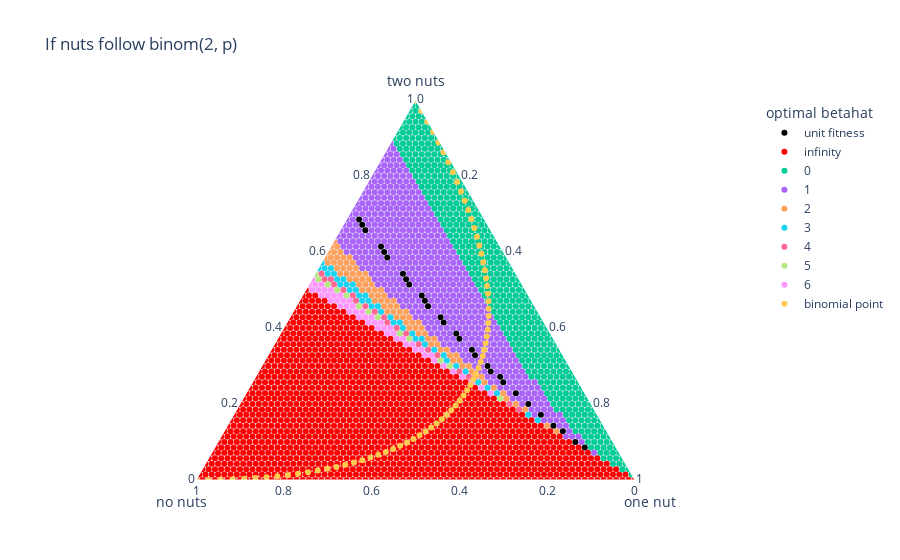

Notebook code for this chart:
### Code cell
overlaid_binom_fig.show()

### Figure 1 — Plotly figure (JSON) as saved in the notebook; plotly's stock layout.template omitted (floating-point values rounded to 4 significant figures; data arrays with more than 128 entries replaced by an {"elided": "..."} marker saying what was removed)
{"data": [{"a": [48, 27, 26, 20, 21, 36, 37, 38, 7, 9, 42, 41, 46, 12, 10, 24, 23, 43, 6, 14, 29, 33, 16, 32, 19, 34, 18, 30, 47], "b": [20, 15, 15, 13, 13, 18, 18, 18, 6, 7, 19, 19, 20, 9, 8, 14, 14, 19, 5, 10, 16, 17, 11, 17, 12, 17, 12, 16, 20], "c": [2, 28, 29, 37, 36, 16, 15, 14, 57, 54, 9, 10, 4, 49, 52, 32, 33, 8, 59, 46, 25, 20, 43, 21, 39, 19, 40, 24, 3], "hovertemplate": "optimal betahat=unit fitness<br>two nuts=%{a}<br>no nuts=%{b}<br>one nut=%{c}<extra></extra>", "legendgroup": "unit fitness", "marker": {"color": "black", "symbol": "circle"}, "mode": "markers", "name": "unit fitness", "showlegend": true, "subplot": "ternary", "type": "scatterternary"}, {"a": {"elided": "1296 int values"}, "b": {"elided": "1296 int values"}, "c": {"elided": "1296 int values"}, "hovertemplate": "optimal betahat=infinity<br>two nuts=%{a}<br>no nuts=%{b}<br>one nut=%{c}<extra></extra>", "legendgroup": "infinity", "marker": {"color": "red", "symbol": "circle"}, "mode": "markers", "name": "infinity", "showlegend": true, "subplot": "ternary", "type": "scatterternary"}, {"a": {"elided": "483 int values"}, "b": {"elided": "483 int values"}, "c": {"elided": "483 int values"}, "hovertemplate": "optimal betahat=0<br>two nuts=%{a}<br>no nuts=%{b}<br>one nut=%{c}<extra></extra>", "legendgroup": "0", "marker": {"color": "#00cc96", "symbol": "circle"}, "mode": "markers", "name": "0", "showlegend": true, "subplot": "ternary", "type": "scatterternary"}, {"a": {"elided": "545 int values"}, "b": {"elided": "545 int values"}, "c": {"elided": "545 int values"}, "hovertemplate": "optimal betahat=1<br>two nuts=%{a}<br>no nuts=%{b}<br>one nut=%{c}<extra></extra>", "legendgroup": "1", "marker": {"color": "#ab63fa", "symbol": "circle"}, "mode": "markers", "name": "1", "showlegend": true, "subplot": "ternary", "type": "scatterternary"}, {"a": [38, 39, 40, 42, 41, 17, 43, 42, 41, 40, 31, 38, 33, 41, 35, 37, 36, 35, 31, 31, 30, 39, 34, 40, 38, 32, 33, 34, 30, 43, 44, 19, 35, 36, 10, 37, 38, 32, 33, 34, 35, 29, 18, 33, 32, 31, 30, 29, 28, 37, 39, 28, 36, 21, 27, 26, 25, 39, 24, 25, 26, 9, 15, 16, 37, 27, 20, 19, 42, 41, 40, 28, 29, 38, 40, 23, 24, 23, 22, 14, 13, 41, 21, 22], "b": [26, 26, 26, 26, 25, 14, 27, 27, 26, 25, 23, 25, 25, 27, 25, 26, 26, 26, 24, 21, 21, 25, 25, 27, 27, 24, 24, 24, 23, 26, 26, 15, 24, 24, 9, 24, 24, 23, 23, 23, 23, 21, 15, 22, 22, 22, 22, 22, 22, 27, 27, 21, 25, 16, 20, 20, 20, 28, 19, 19, 19, 8, 13, 13, 25, 21, 16, 16, 28, 28, 28, 20, 20, 28, 29, 17, 18, 18, 18, 12, 11, 29, 17, 17], "c": [6, 5, 4, 2, 4, 39, 0, 1, 3, 5, 16, 7, 12, 2, 10, 7, 8, 9, 15, 18, 19, 6, 11, 3, 5, 14, 13, 12, 17, 1, 0, 36, 11, 10, 51, 9, 8, 15, 14, 13, 12, 20, 37, 15, 16, 17, 18, 19, 20, 6, 4, 21, 9, 33, 23, 24, 25, 3, 27, 26, 25, 53, 42, 41, 8, 22, 34, 35, 0, 1, 2, 22, 21, 4, 1, 30, 28, 29, 30, 44, 46, 0, 32, 31], "hovertemplate": "optimal betahat=2<br>two nuts=%{a}<br>no nuts=%{b}<br>one nut=%{c}<extra></extra>", "legendgroup": "2", "marker": {"color": "#FFA15A", "symbol": "circle"}, "mode": "markers", "name": "2", "showlegend": true, "subplot": "ternary", "type": "scatterternary"}, {"a": [20, 29, 29, 31, 39, 32, 28, 18, 38, 17, 11, 16, 37, 36, 23, 22, 34, 33, 21, 30, 39, 32, 26, 36, 34, 35, 36, 37, 24, 26, 12, 33, 27, 35, 25, 39, 40, 38], "b": [17, 23, 24, 25, 31, 25, 23, 16, 29, 15, 10, 14, 29, 29, 19, 19, 26, 26, 18, 24, 29, 26, 21, 28, 27, 27, 27, 28, 20, 22, 11, 27, 22, 28, 21, 30, 30, 30], "c": [33, 18, 17, 14, 0, 13, 19, 36, 3, 38, 49, 40, 4, 5, 28, 29, 10, 11, 31, 16, 2, 12, 23, 6, 9, 8, 7, 5, 26, 22, 47, 10, 21, 7, 24, 1, 0, 2], "hovertemplate": "optimal betahat=3<br>two nuts=%{a}<br>no nuts=%{b}<br>one nut=%{c}<extra></extra>", "legendgroup": "3", "marker": {"color": "#19d3f3", "symbol": "circle"}, "mode": "markers", "name": "3", "showlegend": true, "subplot": "ternary", "type": "scatterternary"}, {"a": [37, 24, 13, 30, 29, 28, 19, 20, 35, 36, 31, 32, 23, 34, 33, 14, 25, 37, 38, 27], "b": [30, 21, 12, 25, 25, 24, 17, 18, 29, 30, 26, 27, 20, 28, 28, 13, 22, 31, 31, 23], "c": [3, 25, 45, 15, 16, 18, 34, 32, 6, 4, 13, 11, 27, 8, 9, 43, 23, 2, 1, 20], "hovertemplate": "optimal betahat=4<br>two nuts=%{a}<br>no nuts=%{b}<br>one nut=%{c}<extra></extra>", "legendgroup": "4", "marker": {"color": "#FF6692", "symbol": "circle"}, "mode": "markers", "name": "4", "showlegend": true, "subplot": "ternary", "type": "scatterternary"}, {"a": [37, 30, 22, 32, 27, 21, 26, 34, 31, 15, 36, 38, 35], "b": [32, 26, 20, 28, 24, 19, 23, 29, 27, 14, 31, 32, 30], "c": [1, 14, 28, 10, 19, 30, 21, 7, 12, 41, 3, 0, 5], "hovertemplate": "optimal betahat=5<br>two nuts=%{a}<br>no nuts=%{b}<br>one nut=%{c}<extra></extra>", "legendgroup": "5", "marker": {"color": "#B6E880", "symbol": "circle"}, "mode": "markers", "name": "5", "showlegend": true, "subplot": "ternary", "type": "scatterternary"}, {"a": [33, 32, 30, 31, 30, 16, 31, 19, 17, 26, 27, 28, 31, 32, 22, 23, 33, 34, 36, 18, 36, 35, 34, 33, 32, 30, 29, 28, 29, 21, 20, 34, 35, 36, 23, 24, 29, 28, 27, 25, 26, 33, 37, 25, 34, 35, 24, 35], "b": [29, 29, 28, 29, 29, 15, 28, 18, 16, 25, 25, 25, 30, 30, 21, 21, 30, 30, 34, 17, 32, 31, 31, 31, 31, 27, 27, 27, 28, 20, 19, 33, 33, 33, 22, 22, 26, 26, 26, 24, 24, 32, 33, 23, 32, 32, 23, 34], "c": [8, 9, 12, 10, 11, 39, 11, 33, 37, 19, 18, 17, 9, 8, 27, 26, 7, 6, 0, 35, 2, 4, 5, 6, 7, 13, 14, 15, 13, 29, 31, 3, 2, 1, 25, 24, 15, 16, 17, 21, 20, 5, 0, 22, 4, 3, 23, 1], "hovertemplate": "optimal betahat=6<br>two nuts=%{a}<br>no nuts=%{b}<br>one nut=%{c}<extra></extra>", "legendgroup": "6", "marker": {"color": "#FF97FF", "symbol": "circle"}, "mode": "markers", "name": "6", "showlegend": true, "subplot": "ternary", "type": "scatterternary"}, {"a": [0, 0.0002041, 0.0008163, 0.001837, 0.003265, 0.005102, 0.007347, 0.01, 0.01306, 0.01653, 0.02041, 0.02469, 0.02939, 0.03449, 0.04, 0.04592, 0.05224, 0.05898, 0.06612, 0.07367, 0.08163, 0.09, 0.09878, 0.108, 0.1176, 0.1276, 0.138, 0.1488, 0.16, 0.1716, 0.1837, 0.1961, 0.209, 0.2222, 0.2359, 0.25, 0.2645, 0.2794, 0.2947, 0.3104, 0.3265, 0.3431, 0.36, 0.3773, 0.3951, 0.4133, 0.4318, 0.4508, 0.4702, 0.49, 0.5102, 0.5308, 0.5518, 0.5733, 0.5951, 0.6173, 0.64, 0.6631, 0.6865, 0.7104, 0.7347, 0.7594, 0.7845, 0.81, 0.8359, 0.8622, 0.889, 0.9161, 0.9437, 0.9716, 1], "b": [1, 0.9716, 0.9437, 0.9161, 0.889, 0.8622, 0.8359, 0.81, 0.7845, 0.7594, 0.7347, 0.7104, 0.6865, 0.6631, 0.64, 0.6173, 0.5951, 0.5733, 0.5518, 0.5308, 0.5102, 0.49, 0.4702, 0.4508, 0.4318, 0.4133, 0.3951, 0.3773, 0.36, 0.3431, 0.3265, 0.3104, 0.2947, 0.2794, 0.2645, 0.25, 0.2359, 0.2222, 0.209, 0.1961, 0.1837, 0.1716, 0.16, 0.1488, 0.138, 0.1276, 0.1176, 0.108, 0.09878, 0.09, 0.08163, 0.07367, 0.06612, 0.05898, 0.05224, 0.04592, 0.04, 0.03449, 0.02939, 0.02469, 0.02041, 0.01653, 0.01306, 0.01, 0.007347, 0.005102, 0.003265, 0.001837, 0.0008163, 0.0002041, 0], "c": [0, 0.02816, 0.05551, 0.08204, 0.1078, 0.1327, 0.1567, 0.18, 0.2024, 0.2241, 0.2449, 0.2649, 0.2841, 0.3024, 0.32, 0.3367, 0.3527, 0.3678, 0.382, 0.3955, 0.4082, 0.42, 0.431, 0.4412, 0.4506, 0.4592, 0.4669, 0.4739, 0.48, 0.4853, 0.4898, 0.4935, 0.4963, 0.4984, 0.4996, 0.5, 0.4996, 0.4984, 0.4963, 0.4935, 0.4898, 0.4853, 0.48, 0.4739, 0.4669, 0.4592, 0.4506, 0.4412, 0.431, 0.42, 0.4082, 0.3955, 0.382, 0.3678, 0.3527, 0.3367, 0.32, 0.3024, 0.2841, 0.2649, 0.2449, 0.2241, 0.2024, 0.18, 0.1567, 0.1327, 0.1078, 0.08204, 0.05551, 0.02816, 0], "hovertemplate": "optimal betahat=binomial point<br>two nuts=%{a}<br>no nuts=%{b}<br>one nut=%{c}<extra></extra>", "legendgroup": "binomial point", "marker": {"color": "#FECB52", "symbol": "circle"}, "mode": "markers", "name": "binomial point", "showlegend": true, "subplot": "ternary", "type": "scatterternary"}], "layout": {"legend": {"title": {"text": "optimal betahat"}, "tracegroupgap": 0}, "ternary": {"aaxis": {"title": {"text": "two nuts"}}, "baxis": {"title": {"text": "no nuts"}}, "caxis": {"title": {"text": "one nut"}}, "domain": {"x": [0, 1], "y": [0, 1]}}, "title": {"text": "If nuts follow binom(2, p)"}}}
